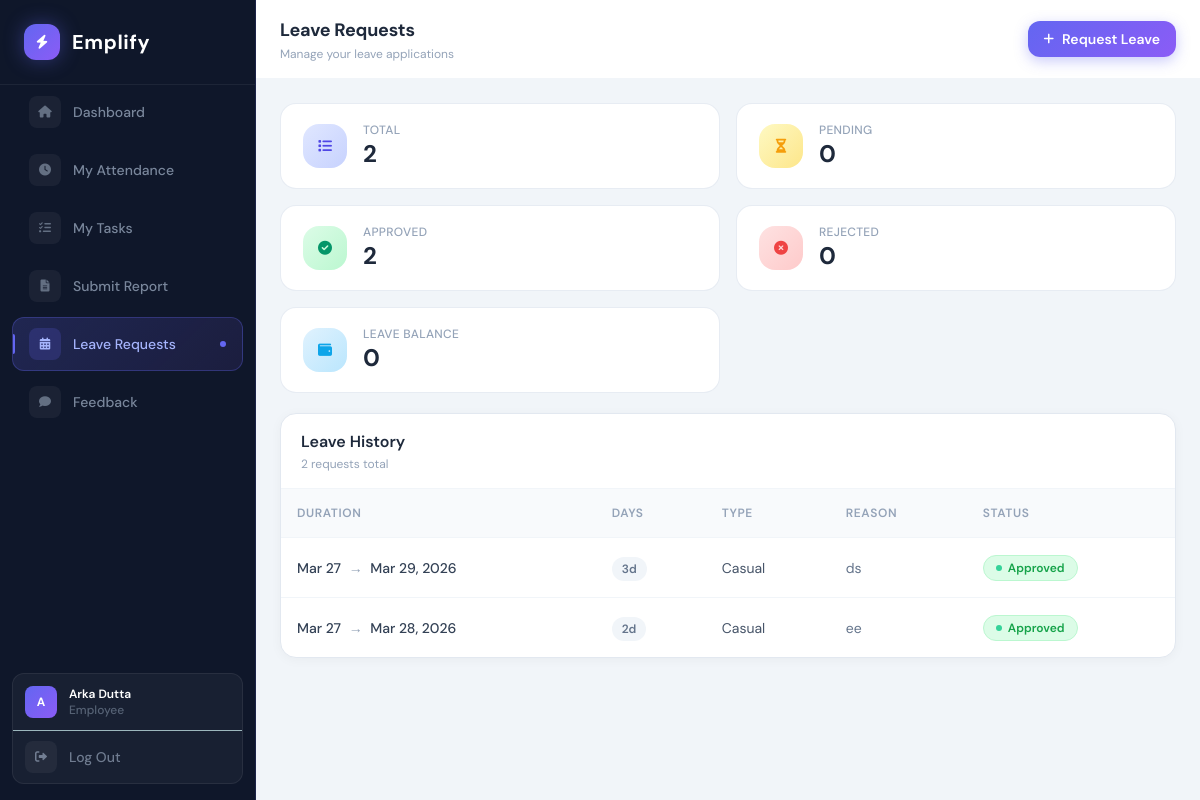
The app's page /employee/my_leaves.php (signed in) with its own data.
### tables this page shows
CREATE TABLE `employee` (
  `emp_id` int(11) NOT NULL,
  `name` varchar(100) NOT NULL,
  `email` varchar(100) NOT NULL,
  `phone` varchar(15) DEFAULT NULL,
  `gender` enum('Male','Female','Other') DEFAULT NULL,
  `dob` date DEFAULT NULL,
  `address` text DEFAULT NULL,
  `dep_id` int(11) DEFAULT NULL,
  `desg_id` int(11) DEFAULT NULL,
  `image` text NOT NULL,
  `leave_balance` int(11) NOT NULL,
  `last_leave_reset` varchar(7) NOT NULL,
  `status` int(11) NOT NULL
);

CREATE TABLE `leave_management` (
  `leave_id` int(11) NOT NULL,
  `emp_id` int(11) NOT NULL,
  `leave_type` enum('Sick','Casual','Emergency','Other') NOT NULL,
  `start_date` date NOT NULL,
  `end_date` date NOT NULL,
  `reason` text DEFAULT NULL,
  `status` enum('Pending','Approved','Rejected') DEFAULT 'Pending'
);

### employee/my_leaves.php (the view, shortened to what this page needs)
<?php
require_once("../config/db.php");
$emp_id = $_SESSION['emp_id'];
$stmt = $conn->prepare("SELECT * FROM leave_management WHERE emp_id = ? ORDER BY start_date DESC");
$stmt->bind_param('i', $emp_id);
$stmt->execute();
$result   = $stmt->get_result();
$leaves   = $result->fetch_all(MYSQLI_ASSOC);
$total    = count($leaves);
$pending  = count(array_filter($leaves, fn($l) => strtolower($l['status']) === 'pending'));
$approved = count(array_filter($leaves, fn($l) => strtolower($l['status']) === 'approved'));
$rejected = count(array_filter($leaves, fn($l) => strtolower($l['status']) === 'rejected'));
$stmt = $conn->prepare("SELECT leave_balance FROM employee WHERE emp_id = ?");
$stmt->bind_param('i', $emp_id);
$stmt->execute();
$balRow  = $stmt->get_result()->fetch_assoc();
$balance = $balRow['leave_balance'] ?? 0;
?>
<!DOCTYPE html>
<html lang="en">
<head>
    <script src="https://cdn.tailwindcss.com"></script>
    <link rel="stylesheet" href="https://cdnjs.cloudflare.com/ajax/libs/font-awesome/6.0.0/css/all.min.css">
</head>
<body>
<?php include 'employee_sidebar.php'; ?>
<div class="main-area">
    <div class="flex items-center justify-between px-6 py-4 bg-white" style="border-bottom:1px solid #f1f5f9; min-height:64px;">
        <div>
            <h1 class="text-lg font-bold text-slate-800" style="letter-spacing:-0.2px;">Leave Requests</h1>
            <p class="text-xs text-slate-400 mt-0.5">Manage your leave applications</p>
        </div>
        <button onclick="openModal('leaveModal')"
                class="inline-flex items-center gap-2 text-sm font-semibold px-4 py-2 rounded-xl text-white transition-all"
                style="background:linear-gradient(135deg,#6366f1,#8b5cf6);box-shadow:0 4px 14px rgba(99,102,241,.35);"
                onmouseover="this.style.boxShadow='0 6px 20px rgba(99,102,241,.5)'"
                onmouseout="this.style.boxShadow='0 4px 14px rgba(99,102,241,.35)'">
            <i class="fas fa-plus text-xs"></i> Request Leave
        </button>
    </div>
    <div class="flex-1 overflow-y-auto p-6 space-y-5">
        <div class="grid grid-cols-2 xl:grid-cols-5 gap-4">
            <div class="stat-card flex items-center gap-4">
                <div class="w-11 h-11 rounded-2xl flex items-center justify-center flex-shrink-0" style="background:linear-gradient(135deg,#e0e7ff,#c7d2fe);">
                    <i class="fas fa-list text-indigo-600 text-sm"></i>
                </div>
                <div><p class="text-xs font-medium text-slate-400 uppercase tracking-wide">Total</p><p class="text-2xl font-bold text-slate-800"><?php echo $total; ?></p></div>
            </div>
            <div class="stat-card flex items-center gap-4">
                <div class="w-11 h-11 rounded-2xl flex items-center justify-center flex-shrink-0" style="background:linear-gradient(135deg,#fef9c3,#fde68a);">
                    <i class="fas fa-hourglass-half text-amber-500 text-sm"></i>
                </div>
                <div><p class="text-xs font-medium text-slate-400 uppercase tracking-wide">Pending</p><p class="text-2xl font-bold text-slate-800"><?php echo $pending; ?></p></div>
            </div>
            <div class="stat-card flex items-center gap-4">
                <div class="w-11 h-11 rounded-2xl flex items-center justify-center flex-shrink-0" style="background:linear-gradient(135deg,#dcfce7,#bbf7d0);">
                    <i class="fas fa-check-circle text-emerald-600 text-sm"></i>
                </div>
                <div><p class="text-xs font-medium text-slate-400 uppercase tracking-wide">Approved</p><p class="text-2xl font-bold text-slate-800"><?php echo $approved; ?></p></div>
            </div>
            <div class="stat-card flex items-center gap-4">
                <div class="w-11 h-11 rounded-2xl flex items-center justify-center flex-shrink-0" style="background:linear-gradient(135deg,#fee2e2,#fecaca);">
                    <i class="fas fa-times-circle text-red-500 text-sm"></i>
                </div>
                <div><p class="text-xs font-medium text-slate-400 uppercase tracking-wide">Rejected</p><p class="text-2xl font-bold text-slate-800"><?php echo $rejected; ?></p></div>
            </div>
            <div class="stat-card flex items-center gap-4">
                <div class="w-11 h-11 rounded-2xl flex items-center justify-center flex-shrink-0" style="background:linear-gradient(135deg,#e0f2fe,#bae6fd);">
                    <i class="fas fa-wallet text-sky-500 text-sm"></i>
                </div>
                <div><p class="text-xs font-medium text-slate-400 uppercase tracking-wide">Leave Balance</p><p class="text-2xl font-bold text-slate-800"><?php echo $balance; ?></p></div>
            </div>
        </div>
        <div class="bg-white rounded-2xl overflow-hidden" style="border:1px solid #e2e8f0;box-shadow:0 2px 12px rgba(0,0,0,.04);">
            <div class="px-5 py-4" style="border-bottom:1px solid #f1f5f9;">
                <h2 class="text-base font-semibold text-slate-800">Leave History</h2>
                <p class="text-xs text-slate-400 mt-0.5"><?php echo $total; ?> request<?php echo $total !== 1 ? 's' : ''; ?> total</p>
            </div>
            <?php if (empty($leaves)): ?>
            <div class="flex flex-col items-center justify-center py-20">
                <div class="w-14 h-14 rounded-2xl flex items-center justify-center mb-3" style="background:#f1f5f9;">
                    <i class="fas fa-calendar-times text-slate-300 text-xl"></i>
                </div>
                <p class="text-slate-400 font-medium">No leave requests yet</p>
                <p class="text-slate-300 text-sm mt-1">Click "Request Leave" to submit your first one</p>
            </div>
            <?php else: ?>
            <div class="overflow-x-auto">
                <table class="min-w-full">
                    <thead>
                        <tr style="background:#f8fafc;border-bottom:1px solid #f1f5f9;">
                            <th class="p-4 text-left text-xs font-semibold uppercase tracking-wider text-slate-400">Duration</th>
                            <th class="p-4 text-left text-xs font-semibold uppercase tracking-wider text-slate-400">Days</th>
                            <th class="p-4 text-left text-xs font-semibold uppercase tracking-wider text-slate-400">Type</th>
                            <th class="p-4 text-left text-xs font-semibold uppercase tracking-wider text-slate-400">Reason</th>
                            <th class="p-4 text-left text-xs font-semibold uppercase tracking-wider text-slate-400">Status</th>
                        </tr>
                    </thead>
                    <tbody>
                        <?php foreach ($leaves as $row):
                            $status = strtolower($row['status']);
                            $start  = new DateTime($row['start_date']);
                            $end    = new DateTime($row['end_date']);
                            $days   = $start->diff($end)->days + 1;
                        ?>
                        <tr class="table-row">
                            <td class="p-4">
                                <span class="text-sm font-medium text-slate-700">
                                    <?php echo date('M d', strtotime($row['start_date'])); ?>
                                    <span class="text-slate-400 mx-1">→</span>
                                    <?php echo date('M d, Y', strtotime($row['end_date'])); ?>
                                </span>
                            </td>
                            <td class="p-4">
                                <span class="text-xs font-semibold px-2.5 py-1 rounded-full" style="background:#f1f5f9;color:#64748b;"><?php echo $days; ?>d</span>
                            </td>
                            <td class="p-4">
                                <span class="text-sm text-slate-600"><?php echo htmlspecialchars($row['leave_type']); ?></span>
                            </td>
                            <td class="p-4" style="max-width:200px;">
                                <p class="text-sm text-slate-500 truncate" title="<?php echo htmlspecialchars($row['reason']); ?>"><?php echo htmlspecialchars($row['reason']); ?></p>
                            </td>
                            <td class="p-4">
                                <?php if ($status === 'pending'): ?>
                                <span class="inline-flex items-center gap-1.5 px-3 py-1 rounded-full text-xs font-semibold" style="background:#fef9c3;color:#d97706;border:1px solid #fde68a;">
                                    <span class="w-1.5 h-1.5 rounded-full bg-amber-400 animate-pulse"></span>Pending
                                </span>
                                <?php elseif ($status === 'approved'): ?>
                                <span class="inline-flex items-center gap-1.5 px-3 py-1 rounded-full text-xs font-semibold" style="background:#dcfce7;color:#16a34a;border:1px solid #bbf7d0;">
                                    <span class="w-1.5 h-1.5 rounded-full bg-emerald-400"></span>Approved
                                </span>
                                <?php else: ?>
                                <span class="inline-flex items-center gap-1.5 px-3 py-1 rounded-full text-xs font-semibold" style="background:#fee2e2;color:#dc2626;border:1px solid #fecaca;">
                                    <span class="w-1.5 h-1.5 rounded-full bg-red-400"></span>Rejected
                                </span>
                                <?php endif; ?>
                            </td>
                        </tr>
                        <?php endforeach; ?>
                    </tbody>
                </table>
            </div>
            <?php endif; ?>
        </div>
    </div>
</div>
</body>
</html>

### employee/my_leaves.php (style rules this page uses)
* { font-family: 'DM Sans', sans-serif; }
body { background: #f1f5f9; height: 100vh; overflow: hidden; }
.main-area { display: flex; flex-direction: column; height: 100vh; overflow: hidden; margin-left: 0; }
@media (min-width: 1024px) { .main-area { margin-left: 256px; } }
.stat-card { background:#fff; border:1px solid rgba(226,232,240,0.8); border-radius:16px; padding:18px 22px; transition:all .2s; }
.table-row { border-bottom:1px solid #f1f5f9; transition:background .15s; }
.table-row:last-child { border-bottom:none; }

### records on screen
employee: leave_balance "0"
leave_management: start_date "Mar 27", end_date "Mar 29, 2026", days "3", leave_type "Casual", reason "ds", status "Approved" (drawn)
leave_management: start_date "Mar 27", end_date "Mar 28, 2026", days "2", leave_type "Casual", reason "ee", status "Approved" (drawn)

### other values on screen
$item['label'] "Dashboard"
$item['label'] "My Attendance"
$item['label'] "My Tasks"
$item['label'] "Submit Report"
$item['label'] "Leave Requests"
$item['label'] "Feedback"
substr($_SESSION['name'], 0, 1) "A"
$_SESSION['name'] "Arka Dutta"
$total "2"
$pending "0"
$approved "2"
$rejected "0"
